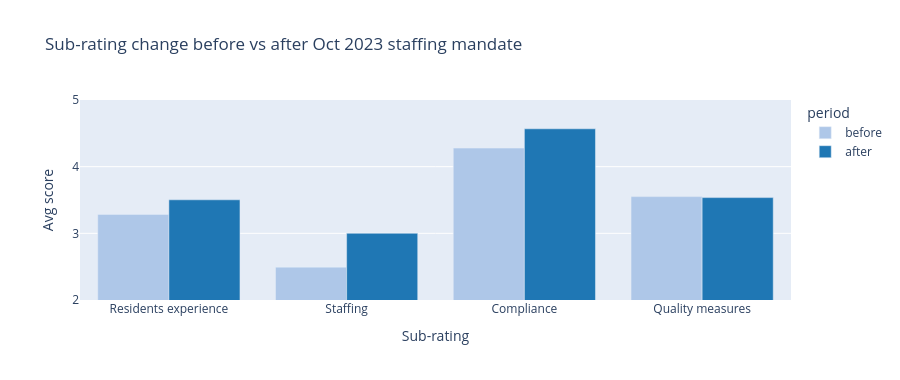

Notebook cell for this chart:
### Code cell
fig = px.bar(
    sub_df.melt(id_vars='dimension', value_vars=['before', 'after'],
                var_name='period', value_name='score'),
    x='dimension', y='score', color='period', barmode='group',
    title='Sub-rating change before vs after Oct 2023 staffing mandate',
    labels={'score': 'Avg score', 'dimension': 'Sub-rating'},
    color_discrete_map={'before': '#aec7e8', 'after': '#1f77b4'},
    category_orders={'dimension': dim_labels},
)
fig.update_layout(yaxis_range=[2.0, 5.0], height=380)
fig.show()

### Figure 1 — Plotly figure (JSON) as saved in the notebook; plotly's stock layout.template omitted (floating-point values rounded to 4 significant figures)
{"data": [{"alignmentgroup": "True", "hovertemplate": "period=before<br>Sub-rating=%{x}<br>Avg score=%{y}<extra></extra>", "legendgroup": "before", "marker": {"color": "#aec7e8", "pattern": {"shape": ""}}, "name": "before", "offsetgroup": "before", "orientation": "v", "showlegend": true, "textposition": "auto", "type": "bar", "x": ["Staffing", "Compliance", "Residents experience", "Quality measures"], "xaxis": "x", "y": [2.493, 4.279, 3.284, 3.551], "yaxis": "y"}, {"alignmentgroup": "True", "hovertemplate": "period=after<br>Sub-rating=%{x}<br>Avg score=%{y}<extra></extra>", "legendgroup": "after", "marker": {"color": "#1f77b4", "pattern": {"shape": ""}}, "name": "after", "offsetgroup": "after", "orientation": "v", "showlegend": true, "textposition": "auto", "type": "bar", "x": ["Staffing", "Compliance", "Residents experience", "Quality measures"], "xaxis": "x", "y": [3.001, 4.568, 3.503, 3.536], "yaxis": "y"}], "layout": {"barmode": "group", "height": 380, "legend": {"title": {"text": "period"}, "tracegroupgap": 0}, "title": {"text": "Sub-rating change before vs after Oct 2023 staffing mandate"}, "xaxis": {"anchor": "y", "categoryarray": ["Residents experience", "Staffing", "Compliance", "Quality measures"], "categoryorder": "array", "domain": [0.0, 1.0], "title": {"text": "Sub-rating"}}, "yaxis": {"anchor": "x", "domain": [0.0, 1.0], "range": [2.0, 5.0], "title": {"text": "Avg score"}}}}
